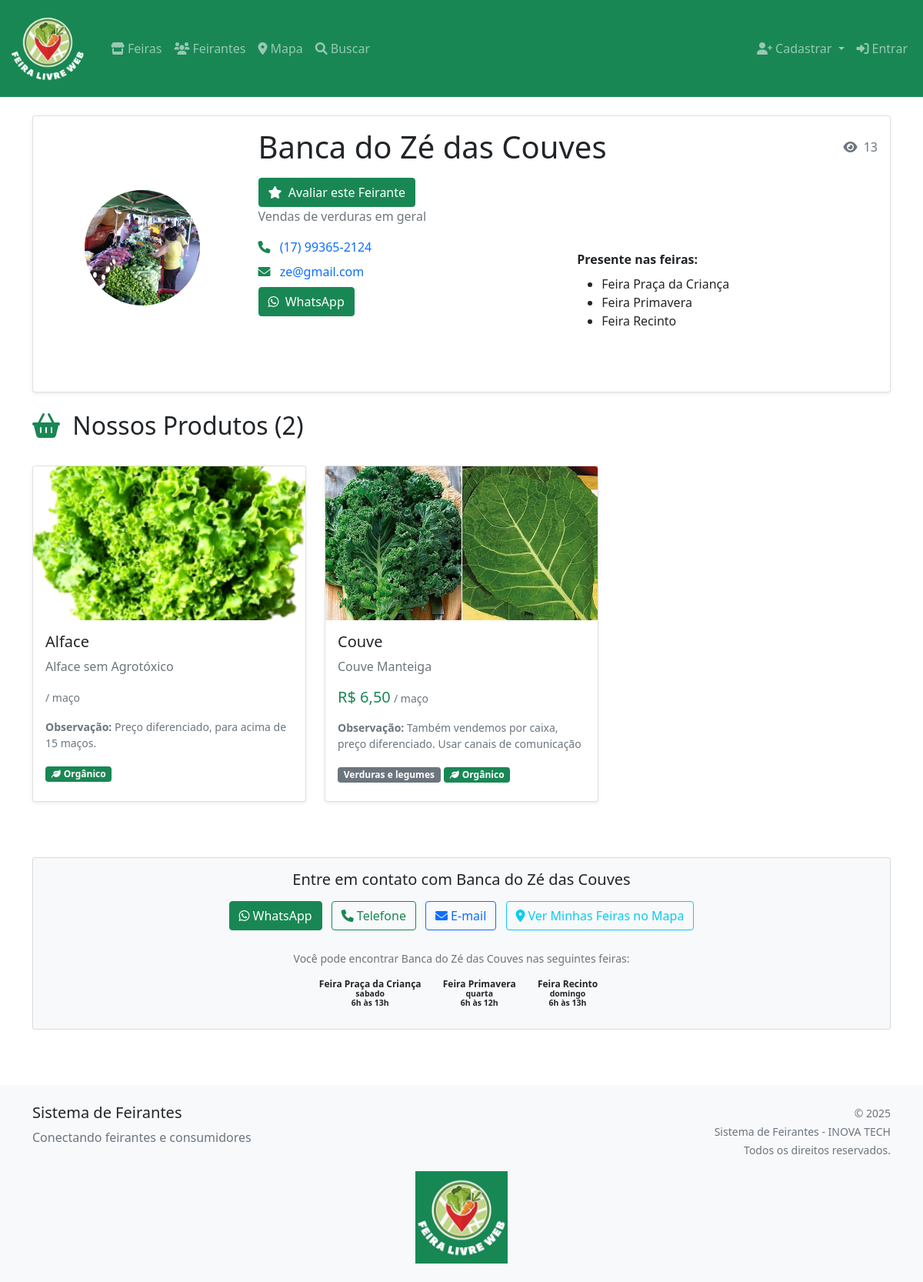
Page /feirantes/loja/banca-do-ze-das-couves/ on the earlier database version.
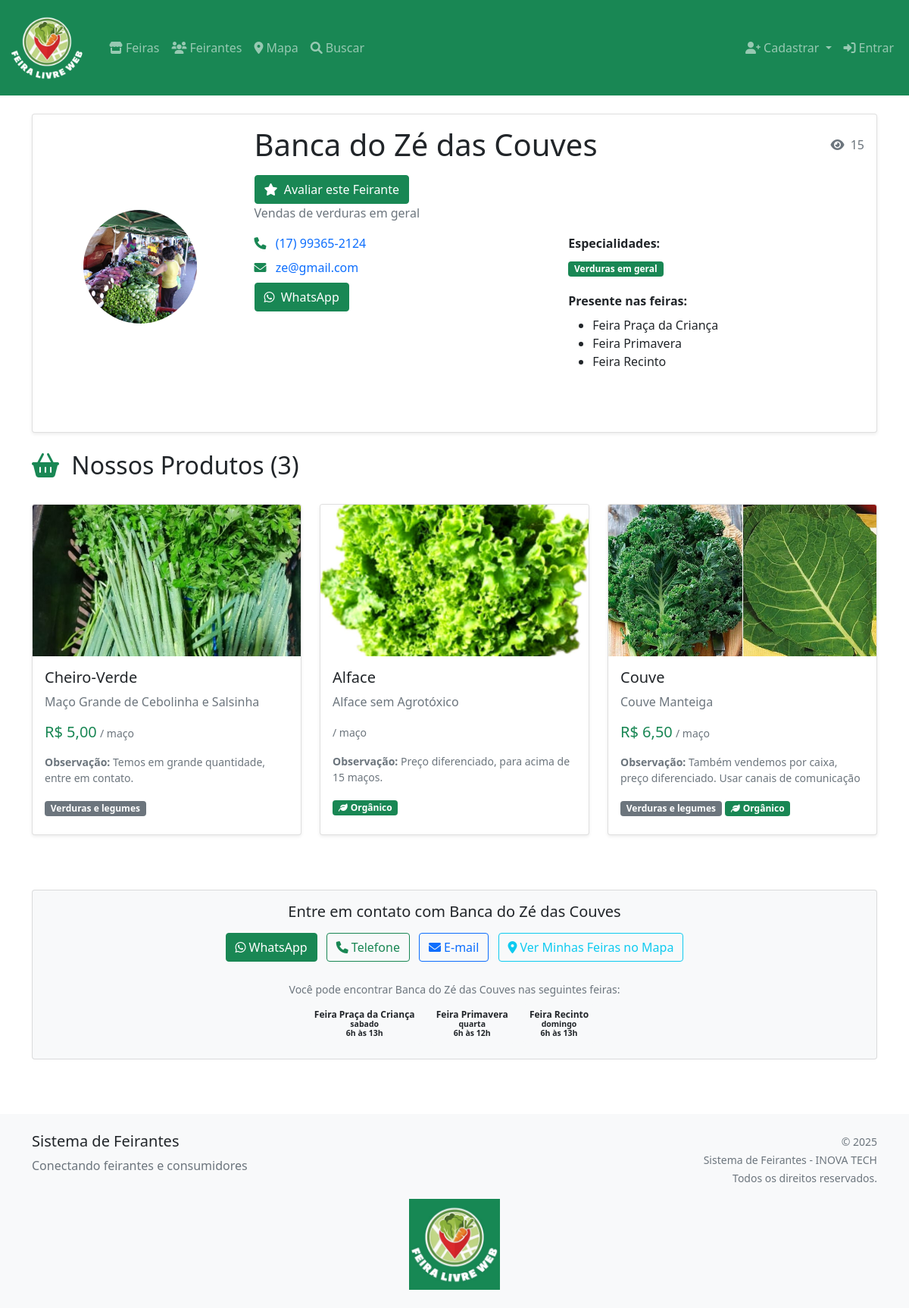
Same page on the later database version.
### feirantes/models.py (models this page shows, shortened)
class Feirante(models.Model):
    usuario = models.OneToOneField(
        User, on_delete=models.CASCADE, related_name='feirante')
    nome_comercial = models.CharField(max_length=200)
    cpf = models.CharField(max_length=14, unique=True)
    telefone = models.CharField(max_length=20)
    whatsapp = models.CharField(max_length=20, blank=True)
    email = models.EmailField(unique=True)
    endereco = models.TextField(blank=True)
    cidade = models.CharField(max_length=100, blank=True)
    estado = models.CharField(max_length=2, blank=True)
    cep = models.CharField(max_length=9, blank=True)
    descricao = models.TextField(blank=True)
    foto = models.ImageField(upload_to='feirantes/', blank=True, null=True)
    especialidades = models.ManyToManyField(
        Especialidade, blank=True,
        help_text="Principais produtos/especialidades")
    feiras = models.ManyToManyField(
        Feira,
        blank=True,
        help_text="Feiras onde o feirante participa",
        related_name="feirantes"
    )
    subdominio = models.SlugField(
        max_length=100, unique=True,
        help_text="URL da loja: site.com/loja/[subdominio]")
    instagram = models.CharField(max_length=100, blank=True)
    facebook = models.CharField(max_length=100, blank=True)
    ativo = models.BooleanField(default=True)
    verificado = models.BooleanField(default=False)
    criado_em = models.DateTimeField(auto_now_add=True)
    atualizado_em = models.DateTimeField(auto_now=True)
    views = models.PositiveIntegerField(default=0)
    class Meta:
        verbose_name = 'Feirante'
        verbose_name_plural = 'Feirantes'
        ordering = ['nome_comercial']

class Feira(models.Model):
    DIAS_SEMANA = [
        ('segunda', 'Segunda-feira'),
        ('terca', 'Terça-feira'),
        ('quarta', 'Quarta-feira'),
        ('quinta', 'Quinta-feira'),
        ('sexta', 'Sexta-feira'),
        ('sabado', 'Sábado'),
        ('domingo', 'Domingo'),
        ('segunda_quarta', 'Segunda e Quarta'),
        ('terca_quinta', 'Terça e Quinta'),
        ('segunda_quinta', 'Segunda a Quinta'),
        ('segunda_sexta', 'Segunda a Sexta'),
        ('sabado_domingo', 'Finais de Semana'),
        ('todos_dias', 'Todos os dias'),
    ]
    nome = models.CharField(max_length=200)
    endereco = models.TextField()
    cidade = models.CharField(max_length=100)
    estado = models.CharField(max_length=2)
    cep = models.CharField(max_length=9, blank=True)
    latitude = models.DecimalField(
        max_digits=10, decimal_places=7, blank=True, null=True)
    longitude = models.DecimalField(
        max_digits=10, decimal_places=7, blank=True, null=True)
    dias_funcionamento = models.CharField(
        max_length=20, choices=DIAS_SEMANA, default='sabado')
    horario_funcionamento = models.CharField(
        max_length=100, blank=True, help_text="Ex: 7h às 12h")
    ativa = models.BooleanField(default=True)
    criado_em = models.DateTimeField(auto_now_add=True)
    atualizado_em = models.DateTimeField(auto_now=True)
    class Meta:
        verbose_name = 'Feira'
        verbose_name_plural = 'Feiras'
        ordering = ['nome']

class Produto(models.Model):
    feirante = models.ForeignKey(Feirante, on_delete=models.CASCADE)
    categoria = models.ForeignKey(
        Categoria, on_delete=models.SET_NULL, null=True, blank=True)
    nome = models.CharField(max_length=200)
    descricao = models.TextField(blank=True)
    preco = models.DecimalField(
        max_digits=8, decimal_places=2, blank=True, null=True,
        help_text="Preço em reais")
    unidade = models.CharField(
        max_length=50, blank=True, help_text="Ex: kg, unidade, dúzia, maço")
    organico = models.BooleanField(default=False)
    producao_propria = models.BooleanField(default=True)
    foto = models.ImageField(upload_to='produtos/', blank=True, null=True)
    disponivel = models.BooleanField(default=True)
    estoque_limitado = models.BooleanField(default=False)
    observacoes = models.TextField(
        blank=True, help_text="Informações adicionais sobre disponibilidade")
    criado_em = models.DateTimeField(auto_now_add=True)
    atualizado_em = models.DateTimeField(auto_now=True)
    class Meta:
        verbose_name = 'Produto'
        verbose_name_plural = 'Produtos'
        ordering = ['-criado_em']

class Categoria(models.Model):
    nome = models.CharField(max_length=100, unique=True)
    descricao = models.TextField(blank=True)
    ativo = models.BooleanField(default=True)
    criado_em = models.DateTimeField(auto_now_add=True)
    class Meta:
        verbose_name = 'Categoria'
        verbose_name_plural = 'Categorias'
        ordering = ['nome']

class Especialidade(models.Model):
    nome = models.CharField(max_length=100, unique=True)
    descricao = models.TextField(blank=True)
    ativo = models.BooleanField(default=True)
    criado_em = models.DateTimeField(auto_now_add=True)
    class Meta:
        verbose_name = 'Especialidade'
        verbose_name_plural = 'Especialidades'
        ordering = ['nome']

### feirantes/views.py (the view)
# urls.py: path('loja/<slug:subdominio>/', views.loja_feirante, name='loja_feirante'),
def loja_feirante(request, subdominio):
    feirante: Feirante = get_object_or_404(
        Feirante, subdominio=subdominio, ativo=True
    )
    produtos = Produto.objects.filter(
        feirante=feirante, disponivel=True
    ).select_related('categoria')
    viewed_key = f"viewed_feirante_{feirante.id}"  # type: ignore
    if viewed_key not in request.session:
        if (
            not request.user.is_authenticated
            or not hasattr(request.user, 'feirante')
            or request.user.feirante.id != feirante.id  # type: ignore
        ):
            Feirante.objects.filter(subdominio=subdominio).update(
                views=F('views') + 1
            )
            request.session[viewed_key] = True  # Marca como visualizado
    return render(request, 'feirantes/loja.html', {
        'feirante': feirante,
        'produtos': produtos
    })

### feirantes/templates/feirantes/loja.html (shortened to what the changed rows need)
{% extends 'feirantes/base.html' %}
{% block content %}
<div class="container">
    <div class="row mb-4">
        <div class="col-12">
            <div class="card shadow-sm">
                <div class="card-body">
                    <div class="row align-items-center">
                        <div class="col-md-3 text-center">
                            {% if feirante.foto %}
                            <img src="{{ feirante.foto.url }}" class="img-fluid rounded-circle mb-3"
                                alt="{{ feirante.nome_comercial }}"
                                style="width: 150px; height: 150px; object-fit: cover;">
                            {% else %}
                            <div class="bg-success text-white rounded-circle d-inline-flex align-items-center justify-content-center mb-3"
                                style="width: 150px; height: 150px;">
                                <i class="fas fa-store" style="font-size: 3rem;"></i>
                            </div>
                            {% endif %}
                        </div>
                        <div class="col-md-9">
                            <div class="d-flex justify-content-between align-items-center mb-2">
                                <h1 class="mb-0">{{ feirante.nome_comercial }}</h1>
                                <span class="text-muted">
                                    <i class="fas fa-eye me-1"></i> {{ feirante.views }}
                                </span>
                            </div>
                            <div class="mt-3">
                                <a href="{% url 'feirantes:avaliar_feirante' feirante.id %}" class="btn btn-success">
                                </a>
                            </div>
                            {% if feirante.descricao %}
                            <p class="text-muted mb-3">{{ feirante.descricao }}</p>
                            {% endif %}
                            <div class="row">
                                <div class="col-md-6">
                                    {% if feirante.telefone %}
                                    <p class="mb-2">
                                        <i class="fas fa-phone text-success me-2"></i>
                                        <a href="tel:{{ feirante.telefone }}" class="text-decoration-none">
                                            {{ feirante.telefone }}
                                        </a>
                                    </p>
                                    {% endif %}
                                    {% if feirante.email %}
                                    <p class="mb-2">
                                        <i class="fas fa-envelope text-success me-2"></i>
                                        <a href="mailto:{{ feirante.email }}" class="text-decoration-none">
                                            {{ feirante.email }}
                                        </a>
                                    </p>
                                    {% endif %}
                                </div>
                                <div class="col-md-6">
                                    {% if feirante.especialidades.all %}
                                    <p class="mb-2">
                                        <strong>Especialidades:</strong>
                                    </p>
                                    <div>
                                        {% for especialidade in feirante.especialidades.all %}
                                        <span class="badge bg-success me-1 mb-1">{{ especialidade.nome }}</span>
                                        {% endfor %}
                                    </div>
                                    {% endif %}
                                    {% if feirante.feiras.all %}
                                    <ul class="mb-2 mt-1">
                                        {% for feira in feirante.feiras.all %}
                                        <li>{{ feira.nome }}</li>
                                        {% empty %}
                                        <li>Não participa de nenhuma feira.</li>
                                        {% endfor %}
                                    </ul>
                                    <div>
                                        {% for feira in feirante.feiras.all %}
                                        <span class="badge bg-outline-primary me-1 mb-1">
                                            <i class="fas fa-map-marker-alt me-1"></i>{{ feira.nome }}
                                        </span>
                                        {% endfor %}
                                    </div>
                                    {% endif %}
                                </div>
                            </div>
                        </div>
                    </div>
                </div>
            </div>
        </div>
    </div>
    {% if produtos %}
    <div class="row mb-4">
        <div class="col-12">
            <h2>
                <i class="fas fa-shopping-basket text-success me-2"></i>
                Nossos Produtos ({{ produtos.count }})
            </h2>
        </div>
    </div>
    <div class="row">
        {% for produto in produtos %}
        <div class="col-md-6 col-lg-4 mb-4">
            <div class="card h-100 shadow-sm">
                {% if produto.foto %}
                <img src="{{ produto.foto.url }}" class="card-img-top" alt="{{ produto.nome }}"
                    style="height: 200px; object-fit: cover;">
                {% else %}
                <div class="card-img-top bg-light d-flex align-items-center justify-content-center"
                    style="height: 200px;">
                    <i class="fas fa-apple-alt text-muted" style="font-size: 3rem;"></i>
                </div>
                {% endif %}
                <div class="card-body">
                    <h5 class="card-title">{{ produto.nome }}</h5>
                    {% if produto.descricao %}
                    <p class="card-text text-muted">
                        {{ produto.descricao|truncatewords:15 }}
                    </p>
                    {% endif %}
                    <div class="mb-3">
                        {% if produto.preco %}
                        <span class="h5 text-success">R$ {{ produto.preco }}</span>
                        {% endif %}
                        {% if produto.unidade %}
                        <small class="text-muted">/ {{ produto.unidade }}</small>
                        {% endif %}
                    </div>
                    {% if produto.observacoes %}
                    <p class="text-muted small">
                        <strong>Observação:</strong> {{ produto.observacoes }}
                    </p>
                    {% endif %}
                    {% if produto.categoria %}
                    <span class="badge bg-secondary mb-2">{{ produto.categoria.nome }}</span>
                    {% endif %}
                    {% if produto.organico %}
                    <span class="badge bg-success mb-2">
                        <i class="fas fa-leaf me-1"></i>Orgânico
                    </span>
                    {% endif %}
                </div>
            </div>
        </div>
        {% endfor %}
    </div>
    {% endif %}
    <div class="row mt-5">
        <div class="col-12">
            <div class="card bg-light">
                <div class="card-body text-center">
                    <h5>Entre em contato com {{ feirante.nome_comercial }}</h5>
                    <div class="mt-3">
                        {% if feirante.whatsapp %}
                        <a href="https://wa.me/55{{ feirante.whatsapp }}" target="_blank"
                            class="btn btn-success me-2 mb-2">
                        </a>
                        {% endif %}
                        {% if feirante.telefone %}
                        <a href="tel:{{ feirante.telefone }}" class="btn btn-outline-success me-2 mb-2">
                        </a>
                        {% endif %}
                        {% if feirante.email %}
                        <a href="mailto:{{ feirante.email }}" class="btn btn-outline-primary me-2 mb-2">
                        </a>
                        {% endif %}
                        <a href="{% url 'feirantes:mapa_feiras_feirante' feirante.subdominio %}"
                            class="btn btn-outline-info mb-2">
                        </a>
                    </div>
                    {% if feirante.feiras.all %}
                    <div class="mt-3">
                        <small class="text-muted">
                            Você pode encontrar {{ feirante.nome_comercial }} nas seguintes feiras:
                        </small>
                        <div class="mt-2">
                            {% for feira in feirante.feiras.all %}
                            <div class="badge bg-light text-dark me-2 mb-1 p-2">
                                <strong>{{ feira.nome }}</strong>
                                {% if feira.dias_funcionamento %}
                                <br><small>{{ feira.dias_funcionamento }}</small>
                                {% endif %}
                                {% if feira.horario_funcionamento %}
                                <br><small>{{ feira.horario_funcionamento }}</small>
                                {% endif %}
                            </div>
                            {% endfor %}
                        </div>
                    </div>
                    {% endif %}
                </div>
            </div>
        </div>
    </div>
</div>
{% endblock %}

Differences in the rows shown:
changed Feirante "Banca do Zé das Couves": views "13" → "15"
now on this page (row unchanged): Especialidade: nome "Verduras em geral"
added Produto: foto (picture), nome "Cheiro-Verde", descricao "Maço Grande de Cebolinha e Salsinha", preco "5,00", unidade "maço", observacoes "Temos em grande quantidade, entre em contato.", categoria.nome "Verduras e legumes"
Other differences:
{{ produtos.count }}: "2" → "3"
text now shown: "Especialidades:"
